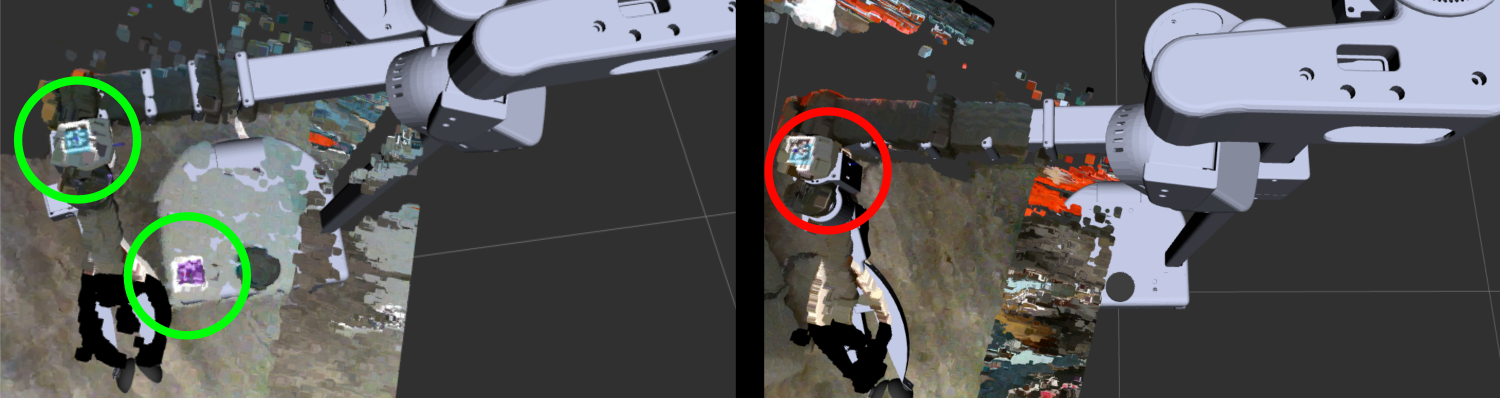
#> input picture images/calibration_comparison1.png, 3000 x 795 px (shown at 1/2 size); its folder holds only this picture in this run
$ python -i segment_max_height_image.py   (imports and definitions only)   (older library calls are emulated)
#> lines starting #> are read from the running program, lines starting #| are printed output that depends on the picture
#!/usr/bin/env python3

import stretch_funmap.max_height_image as mh
import numpy as np
import scipy.ndimage as nd
import scipy.signal as si
import cv2
import skimage as sk
from skimage.morphology import convex_hull_image
import math
import hello_helpers.hello_misc as hm
import stretch_funmap.navigation_planning as na

from stretch_funmap.numba_height_image import numba_create_segment_image_uint8
import hello_helpers.fit_plane as fp


# [1097 lines left out: functions find_object_to_grasp, draw_grasp, find_closest_flat_surface, render_segments, draw_histogram, visualize_hist and 11 more, not called in this run]

>>> import cv2
>>> picture = cv2.imread('../../../images/calibration_comparison1.png', cv2.IMREAD_GRAYSCALE)
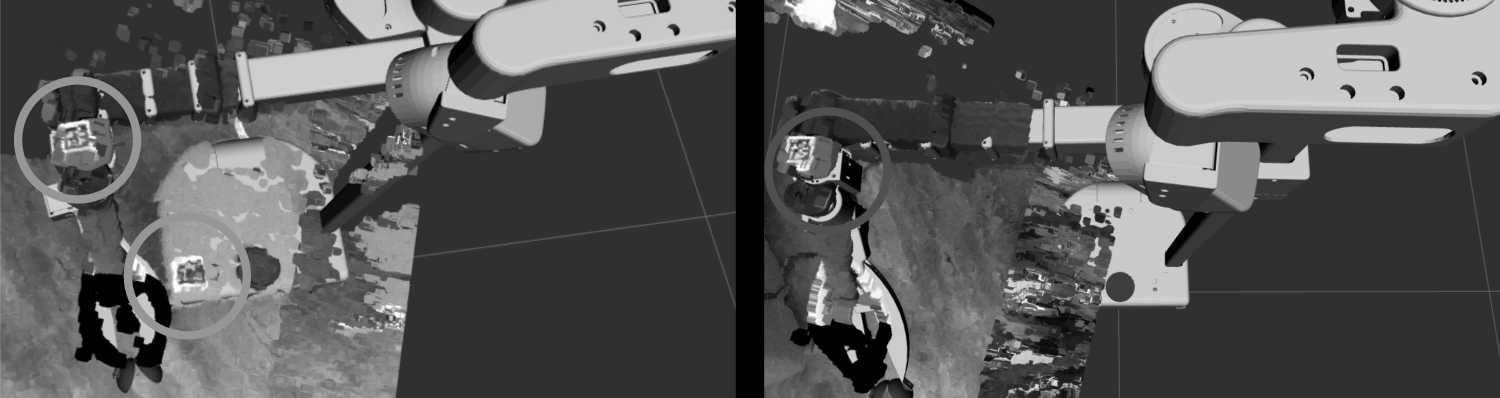
#> picture: shape (795, 3000) (shown at 1/2 size); min 0, max 254, mean 88.1
>>> result = find_object_to_grasp(picture)
#> (the run stopped early here; a loop or call above may not have finished)

$ run again, on images/calibration_comparison2.png
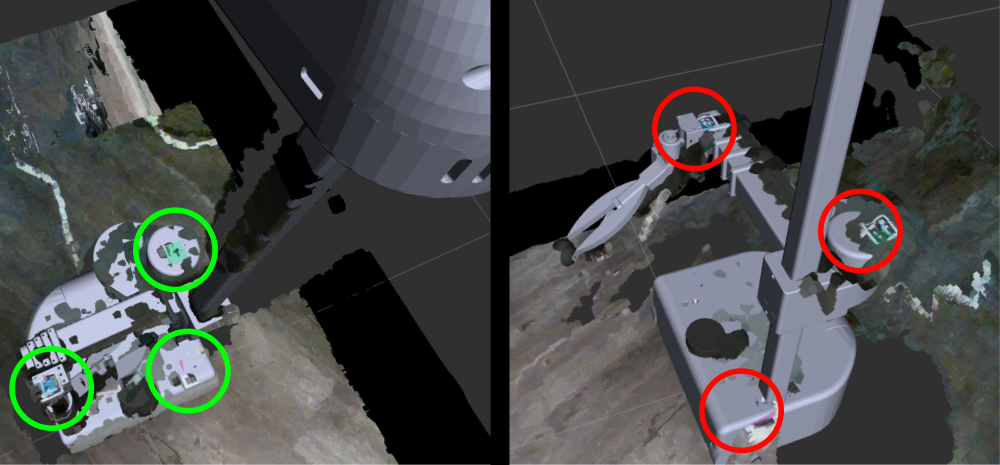
#> input picture images/calibration_comparison2.png, 3000 x 1393 px (shown at 1/3 size)
#> `picture = cv2.imread('../../../images/calibration_comparison1.png', cv..`:
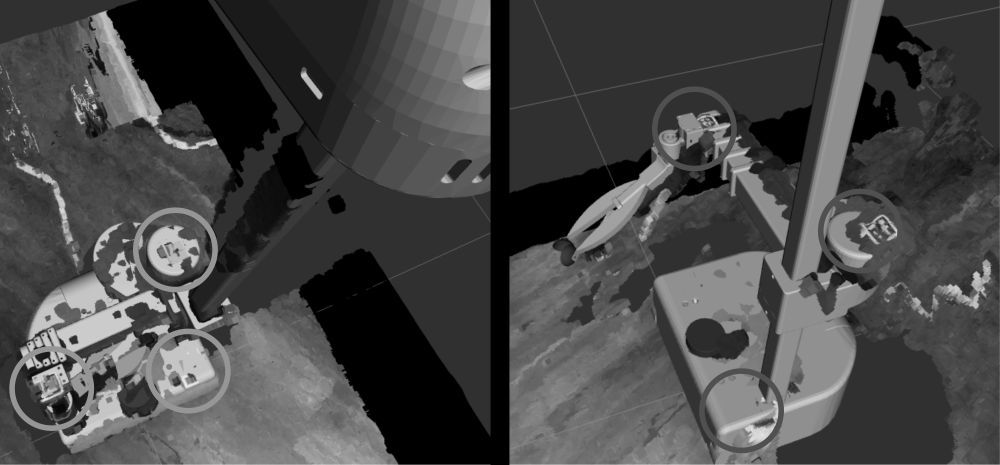
#> picture: shape (1393, 3000) (shown at 1/3 size); min 0, max 245, mean 71.1
